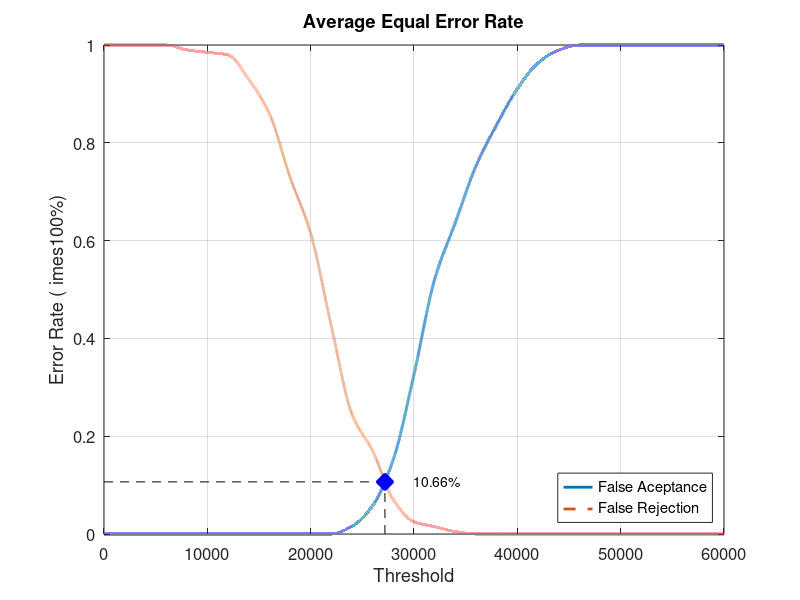
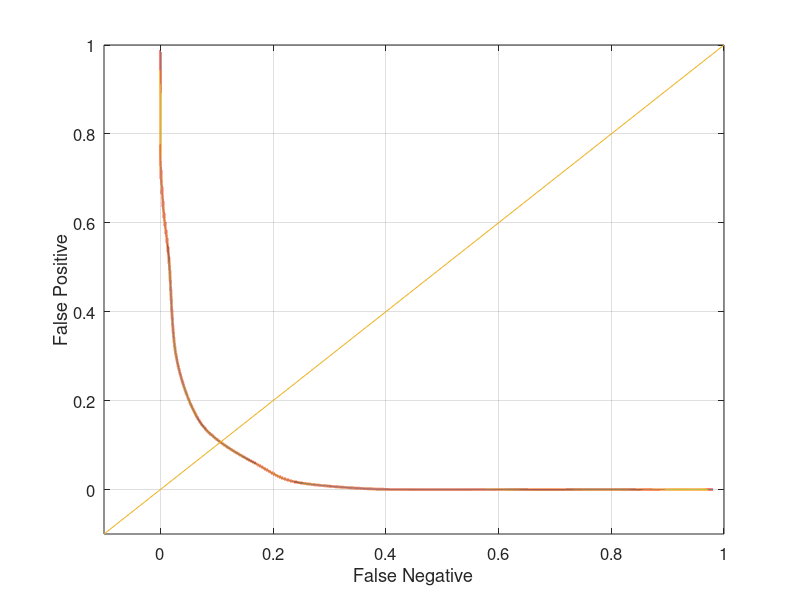

These charts were generated, in order, by the following MATLAB code:
close all;
clear;
clc;
x = 0:2000:60000;
xq = 0:0.5:60000;

y0 = [0 0 0 0 0 0 0 0 0 0 0 0 0.0157895 0.0578947 0.152632 0.326316 0.521053 0.636842 0.752632 0.836842 0.910526 0.963158 0.989474 1 1 1 1 1 1 1 1]
yy0 = interp1(x, y0, xq, 'pchip');
y1 = [1 1 1 1 0.99 0.985 0.98 0.93 0.86 0.73 0.615 0.425 0.245 0.17 0.07 0.025 0.015 0.005 0 0 0 0 0 0 0 0 0 0 0 0 0]
yy1 = interp1(x, y1, xq, 'pchip');

% Calculating EER: 
y2 = abs(y0 - y1);
find(y2 == min(y2))
yy2 = abs(yy0 - yy1);
xEER = find(yy2 == min(yy2));
xEERIndex = xq(xEER) % X-axis EER
yEER = yy0(xEER) % Y-axis EER

main = figure
plot(xq, yy0,'-','LineWidth', 2);	hold on
plot(xq, yy1,'--','LineWidth', 2);	hold on
plot([xEERIndex xEERIndex], [0 yEER], 'k--');	hold on
plot([0 xEERIndex], [yEER yEER], 'k--');	hold on
plot(xEERIndex, yEER, 'bx', 'LineWidth', 10);	hold on
text(xEERIndex + 10 * xEERIndex / 100, yEER, [num2str(round((10000 * yEER)) / 100) '%'])
legend('False Aceptance', 'False Rejection', 'Location', 'SouthEast')
xlabel('Threshold')
ylabel('Error Rate (	imes100%)')
title('Average Equal Error Rate')
set(gca, 'FontSize', 12)
axis([0 60000 0 1])
grid on

print(main, 'Database2_4Main', '-dpng');
FNRxFPR = figure('Color', [1 1 1]);
plot(yy1, yy0, '-', yy1, yy0, 'LineWidth', 2);
hold on
y = -0.1:0.1:1
plot(y, y); 
set(gca, 'FontSize', 12)
xlabel('False Negative')
ylabel('False Positive')
axis([-0.1 1 -0.1 1])
set(gca, 'FontSize', 12)
grid on

print(FNRxFPR, 'Database2_4FNRxFPR','-dpng');
